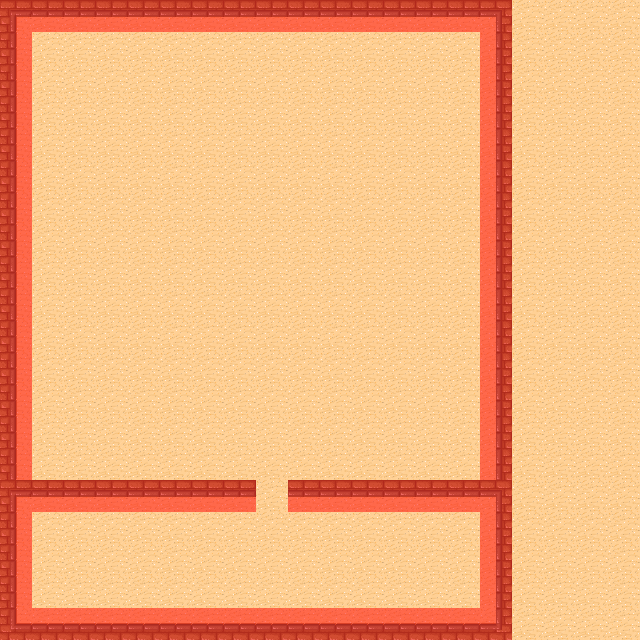

A 2D game scene composited from a Tiled map and its tileset images. What follows is a short description and the map's XML, with each tile layer's data collapsed to a summary:
An orthogonal 20x20 tile map with 32x32 px tiles, 2 tile layers (Tile Layer 1, Meta), 2 tilesets and 9 objects (5x Item, 3x Monster, Start).

<map version="1.0" tiledversion="1.0.3" orientation="orthogonal" renderorder="right-down" width="20" height="20" tilewidth="32" tileheight="32" nextobjectid="23">
 <tileset firstgid="1" source="Dessert.tsx" />
 <tileset firstgid="49" source="Meta.tsx" />
 <layer name="Tile Layer 1" width="20" height="20">
  <data>[400 cells, 400 non-empty, 9 distinct tile ids]</data>
 </layer>
 <objectgroup name="Objects">
  <object id="1" name="Start" x="32" y="160" width="32" height="29.3333" />
  <object id="11" name="Monster" x="352" y="64" width="32" height="32">
   <properties>
    <property name="MonsterType" type="int" value="1" />
   </properties>
  </object>
  <object id="13" name="Monster" x="352" y="224" width="32" height="32">
   <properties>
    <property name="MonsterType" type="int" value="2" />
   </properties>
  </object>
  <object id="14" name="Monster" x="352" y="352" width="32" height="32">
   <properties>
    <property name="MonsterType" type="int" value="3" />
   </properties>
  </object>
  <object id="15" name="Item" x="160" y="64" width="32" height="32">
   <properties>
    <property name="ItemType" type="int" value="1" />
   </properties>
  </object>
  <object id="19" name="Item" x="160" y="224" width="32" height="32">
   <properties>
    <property name="ItemType" type="int" value="2" />
   </properties>
  </object>
  <object id="20" name="Item" x="160" y="544" width="32" height="32">
   <properties>
    <property name="ItemType" type="int" value="4" />
   </properties>
  </object>
  <object id="21" name="Item" x="160" y="352" width="32" height="32">
   <properties>
    <property name="ItemType" type="int" value="3" />
   </properties>
  </object>
  <object id="22" name="Item" x="352" y="544" width="32" height="32">
   <properties>
    <property name="ItemType" type="int" value="5" />
   </properties>
  </object>
 </objectgroup>
 <layer name="Meta" width="20" height="20">
  <data>[400 cells, 82 non-empty, 2 distinct tile ids]</data>
 </layer>
</map>
